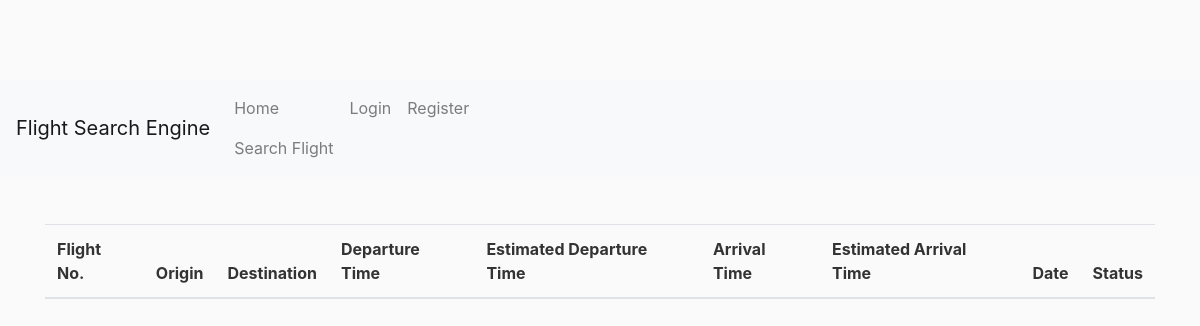
The app's page /, older data.
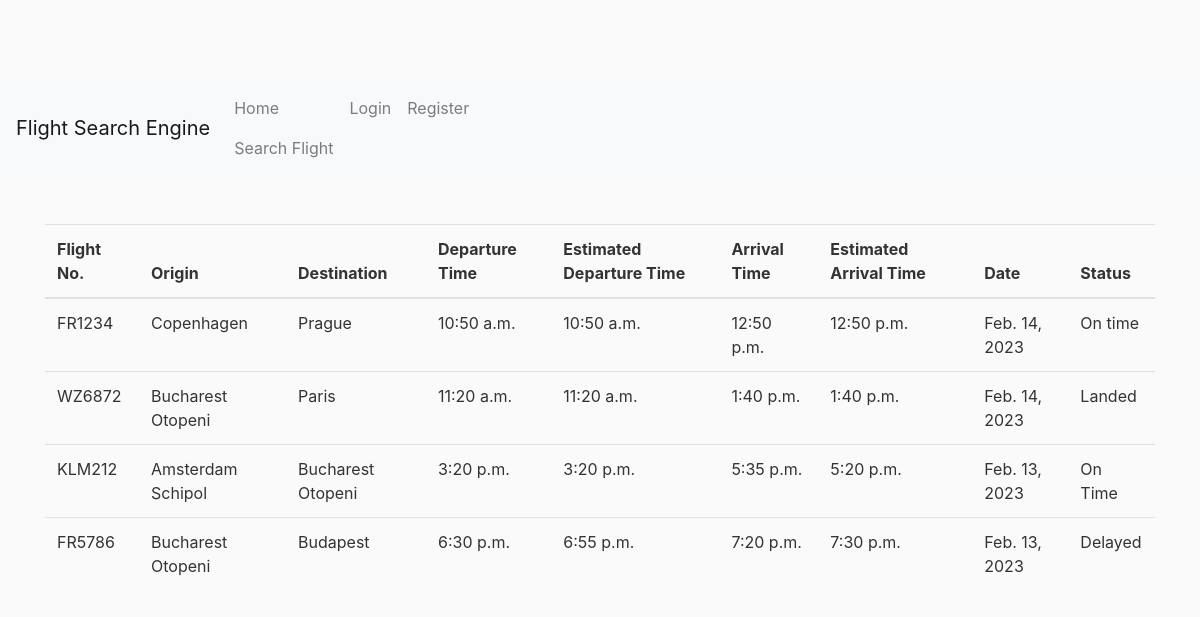
The same page, newer data.
### airport/models.py (models this page shows)
class Schedule(models.Model):
    flight_number = models.CharField(max_length=100, unique=True)
    origin = models.CharField(max_length=100)
    destination = models.CharField(max_length=100)
    departure_time = models.TimeField()
    estimated_departure = models.TimeField()
    arrival_time = models.TimeField()
    estimated_arrival = models.TimeField()
    day = models.DateField()
    status = models.CharField(max_length=100)

### airport/views.py (the view)
# urls.py: path('', views.schedule_view, name = 'home'),
def schedule_view(request):
    context = {
        'schedule' : Schedule.objects.all().order_by('departure_time')
    }
    return render(request, 'airport/home.html', context)

### airport/templates/airport/home.html (shortened to what this page needs)
{% extends "airport/base.html" %}
{% block content %}
<table class="table">
  <thead>
    <tr>
      <th scope="col">Flight No.</th>
      <th scope="col">Origin</th>
        <th scope="col">Destination</th>
      <th scope="col">Departure Time</th>
        <th scope="col">Estimated Departure Time</th>
      <th scope="col">Arrival Time</th>
        <th scope="col">Estimated Arrival Time</th>
        <th scope="col">Date</th>
        <th scope="col">Status</th>
    </tr>
  </thead>
  <tbody>
    <tr>
   {% for class_schedule in schedule %}
    <tr>
      <td>{{ class_schedule.flight_number }}</td>
      <td>{{ class_schedule.origin }}</td>
        <td>{{ class_schedule.destination }}</td>
      <td>{{ class_schedule.departure_time }}</td>
        <td>{{ class_schedule.estimated_departure }}</td>
        <td>{{ class_schedule.arrival_time }}</td>
      <td>{{ class_schedule.estimated_arrival }}</td>
      <td>{{ class_schedule.day}}</td>
        <td>{{ class_schedule.status}}</td>
    </tr>
    {% endfor %}
  </tbody>
</table>
{% endblock content %}

Row changes from the older to the newer data that the page shows:
added Schedule: flight_number "FR1234", origin "Copenhagen", destination "Prague", departure_time "10:50 a.m.", estimated_departure "10:50 a.m.", arrival_time "12:50 p.m.", estimated_arrival "12:50 p.m.", day "Feb. 14, 2023", status "On time"
added Schedule: flight_number "WZ6872", origin "Bucharest Otopeni", destination "Paris", departure_time "11:20 a.m.", estimated_departure "11:20 a.m.", arrival_time "1:40 p.m.", estimated_arrival "1:40 p.m.", day "Feb. 14, 2023", status "Landed"
added Schedule: flight_number "KLM212", origin "Amsterdam Schipol", destination "Bucharest Otopeni", departure_time "3:20 p.m.", estimated_departure "3:20 p.m.", arrival_time "5:35 p.m.", estimated_arrival "5:20 p.m.", day "Feb. 13, 2023", status "On Time"
added Schedule: flight_number "FR5786", origin "Bucharest Otopeni", destination "Budapest", departure_time "6:30 p.m.", estimated_departure "6:55 p.m.", arrival_time "7:20 p.m.", estimated_arrival "7:30 p.m.", day "Feb. 13, 2023", status "Delayed"
